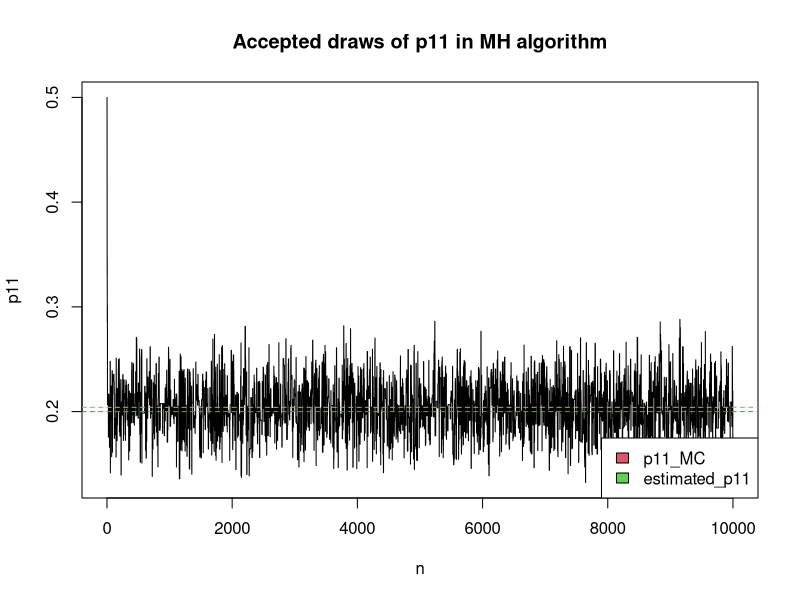
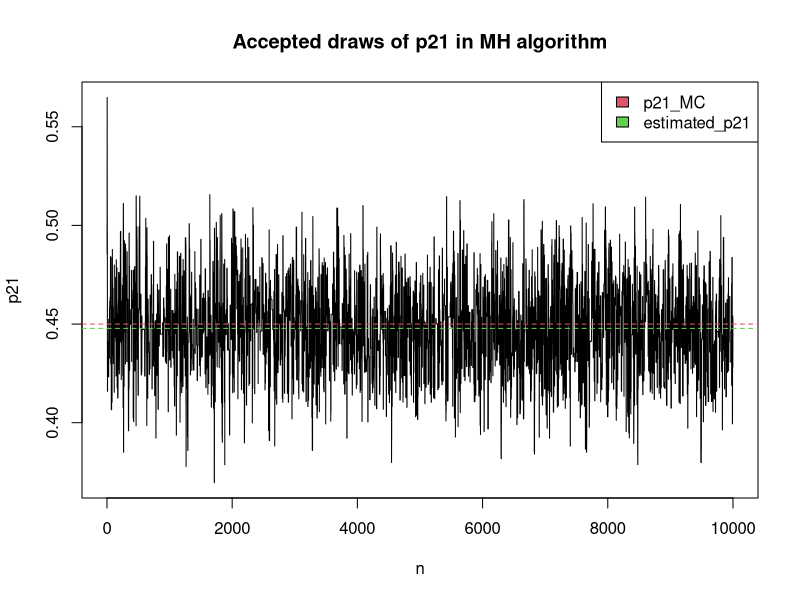
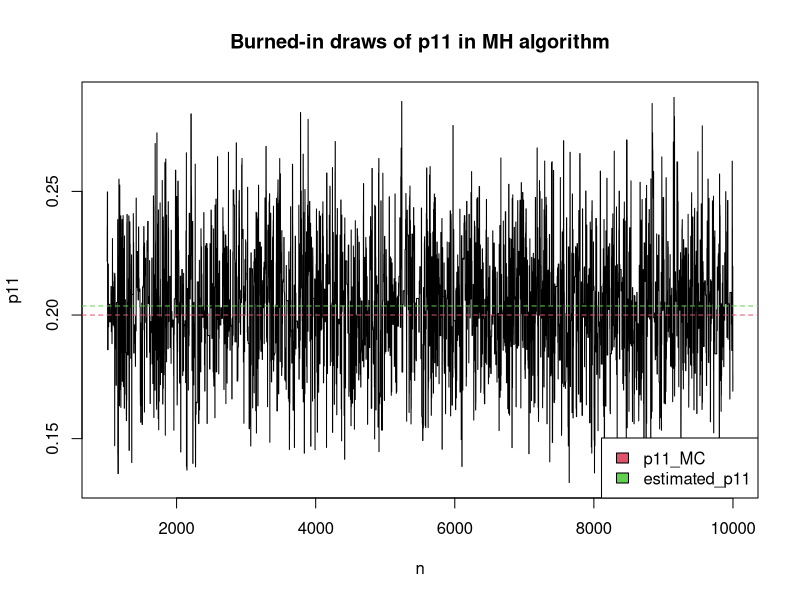
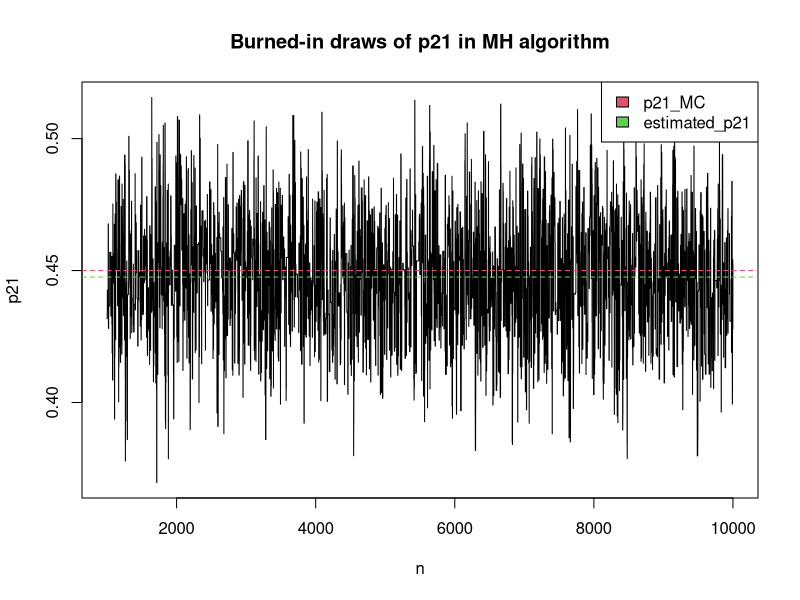
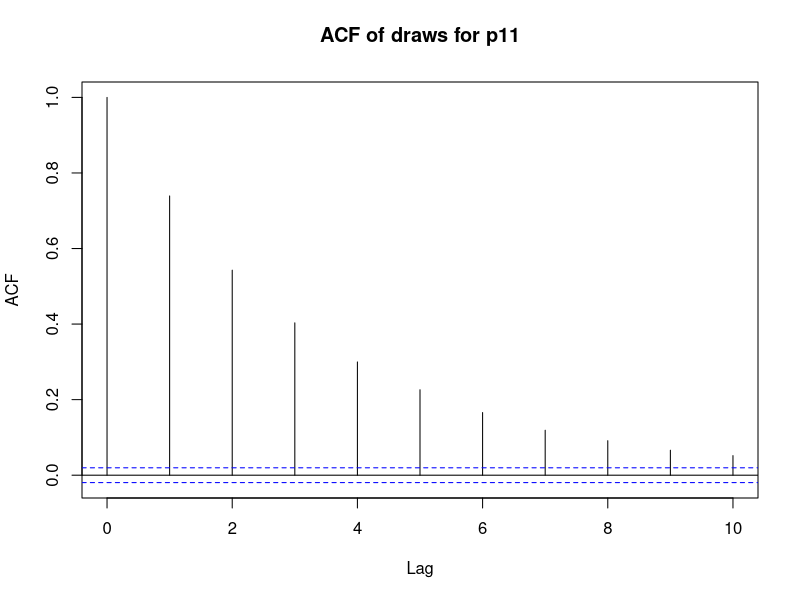
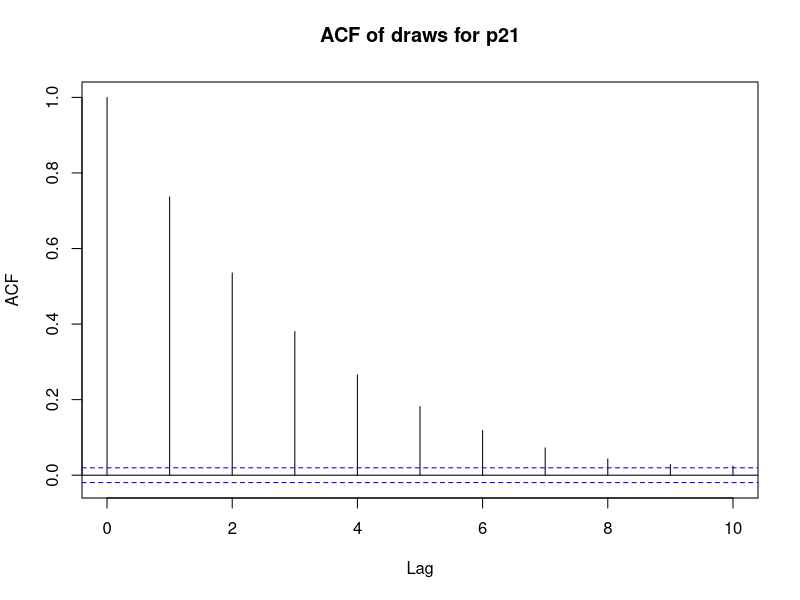
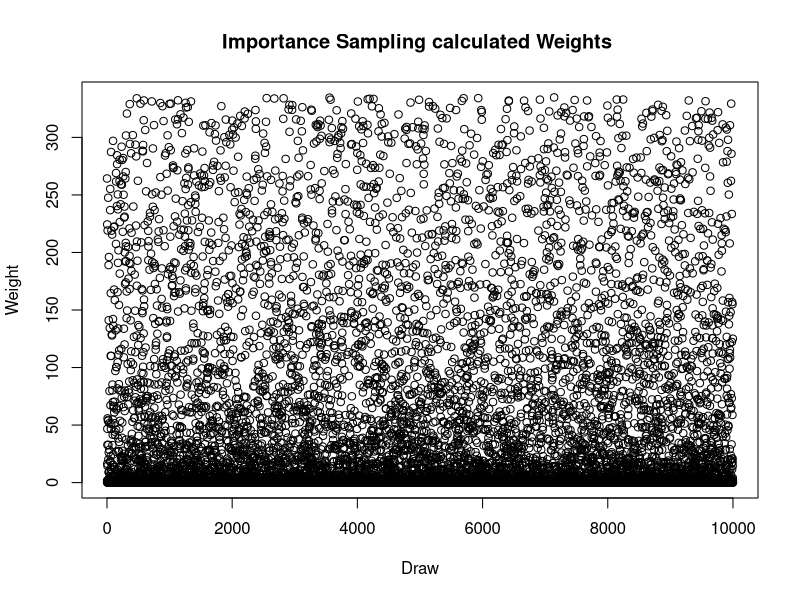
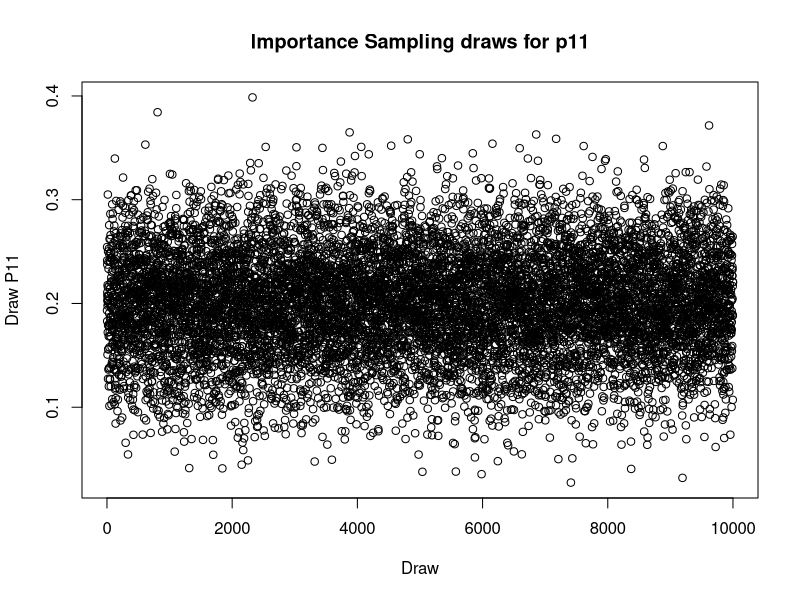

Reproduce these figures in R, in order.
#R code for Assignment EBS2043
#Authors:
#Rebecca Walter, Student Number: i6186657
#Meet Shah, Student Number: i6196781
#This code needs the addition of truncated normal from the R library.
library(truncnorm)

#My seed is set to 2097
set.seed(2097)

#Function to calculate steady state probabilities in a first order, 2 state Markov Chain
#Input:
#p11: Scalar, Probability of transitioning from State 1 to State 1
#P21: Scalar, Probability of transitioning from State 2 to State 1
#Output:
#Steady state probability of State 1 and 2.
steady_state_calculator <- function(p11,p21) {
  temp = 1 + (1-p11)/p21
  p1 = 1/temp
  p2 = 1- p1
  return(list(p1,p2))
}

#Function to Simulate a First order, 2 state Markov Chain
#Input: 
#p11: Scalar, Probability of transitioning from State 1 to State 1
#P21: Scalar, Probability of transitioning from State 2 to State 1
#Observations: Number of Observed States
#Output:
#Markov Chain: Array containing the sequence of States
#Scalar with an estimator for steady state probability of state 1
#Scalar with an estimator for steady state probability of state 2
#Assumption that State 1 is started at
sim_markov_chain <- function(p11, p21, observations=1000) {
  p1 = steady_state_calculator(p11,p21)[[1]]
  markov_chain = rep(0, observations)
  starter <- runif(1)
  markov_chain[1][starter <= p1] = 1
  markov_chain[1][starter >= p1] = 2
  count_1 = 0
  count_2 = 0
  draws = rep(0,observations)
  for (i in 2:observations) {
    draw <- runif(1)
    draws[i] = draw
    if (markov_chain[i-1] == 1) {
      markov_chain[i][draw <= p11] = 1
      markov_chain[i][draw > p11] = 2
      count_1 = count_1 + 1
    }
    else {
      markov_chain[i][draw <= p21] = 1
      markov_chain[i][draw > p21] = 2
      count_2 = count_2 + 1
    }
  }
  if (markov_chain[observations]== 1) {
    count_1 = count_1 + 1
  }
  else {
    count_2 =  count_2 + 1
  }
  return(list(markov_chain,count_1/observations,count_2/observations))
}

#Function which counts the number of times a particular transition has occurred.
#Input:
#Markov Chain: Vector containing sequence of states
#Output:
#List containing the number of times state transitions have occurred (Eg 1 to 2)
#And first state in chain
transition_counter <- function(markov_chain){
  count_11 = 0
  count_12 = 0
  count_21 = 0
  count_22 = 0
  for (k in 2:length(markov_chain)){
    count_11[markov_chain[k-1] == 1 & markov_chain[k] == 1] = count_11 + 1
    count_12[markov_chain[k-1] == 1 & markov_chain[k] == 2] = count_12 + 1
    count_21[markov_chain[k-1] == 2 & markov_chain[k] == 1] = count_21 + 1
    count_22[markov_chain[k-1] == 2 & markov_chain[k] == 2] = count_22 + 1
  }
  return(list(count_11,count_12,count_21,count_22,markov_chain[1]))
}

#Function which gives the log-likelihood of a particular markov chain.
#Input:
#p11: Scalar, Probability of transitioning from State 1 to State 1
#P21: Scalar, Probability of transitioning from State 2 to State 1
#Counts: List of the Count of the Number of State Transitions in the chain, and
#first state in the chain
#Output:
#Log-likelihood: Scalar, log likelihood of probabilities given sequence.
log_likelihood <- function(p11,p21, counts) {
  transition_likelihood = counts[[1]] * log(p11) + counts[[2]] * log(1-p11) + counts[[3]] * log(p21) + counts[[4]] * log(1-p21)
  first_state_likelihood = 0
  first_state_likelihood[counts[[5]]==1] = steady_state_calculator(p11,p21)[[1]]
  first_state_likelihood[counts[[5]]==2] = steady_state_calculator(p11,p21)[[2]]
  log_likelihood = log(first_state_likelihood) + transition_likelihood
  return (log_likelihood)
}

#Function which gives the target density (posterior density) of a particular markov chain.
#Input:
#p11: Scalar, Probability of transitioning from State 1 to State 1
#P21: Scalar, Probability of transitioning from State 2 to State 1
#Counts: List of the Count of the Number of State Transitions in the chain, and
#first state in the chain
#Output:
#target density: which is proportional to the likelihood times the prior 
#(one in our case because we use the uniform dist.)
target_density <- function(p11,p21,counts) {
  first_state_likelihood = 0
  first_state_likelihood[counts[[5]]==1] = steady_state_calculator(p11,p21)[[1]]
  first_state_likelihood[counts[[5]]==2] = steady_state_calculator(p11,p21)[[2]]
  transition_likelihood = p11 ^ counts[[1]] * (1-p11) ^ counts[[2]] * p21 ^counts[[3]] * (1-p21) ^ counts[[4]]
  prior_likelihood = dunif(p11) * dunif(p21)
  return(first_state_likelihood*transition_likelihood*prior_likelihood)
}

#Function which draws a tuple of candidates for the Metropolis-Hastings algorithm.
#Uses a truncated normal function, which is dependent on the previously accepted draw
#Input:
#p11_old: Scalar, Previously drawn p11
#p21_old: Scalar, Previously drawn p21
#Sigma: Scalar, Standard deviation of truncated normal distribution
#Output:
#A draw containing two new probabilities
mh_candidate_draw <- function(p11_old,p21_old,sigma) {
  p11_new <- rtruncnorm(1,0,1,p11_old,sigma)
  p21_new <- rtruncnorm(1,0,1,p21_old,sigma)
  return(c(p11_new,p21_new))
}

#Function which gives the candidate density for the Metropolis-Hastings algorithm
#Uses a truncated normal density, dependent on previous draw
#Input:
#p11_new, p21_new: scalars, newly drawn probabilities
#p11_old, p21_old: scalars, previously accepted probabilities
#sigma: Scalar, Standard Deviation of truncated normal distribution
#Output:
#Density of the new draw (Assuming independence)
mh_candidate_density<-function(p11_new,p21_new, p11_old, p21_old,sigma) {
  return(dtruncnorm(p11_new, 0,1, p11_old,sigma)*dtruncnorm(p21_new,0,1,p21_old,sigma))
}

#Function calculating acceptance probability for Metropolis Hastings algorithm
#Input:
#Current Draw of Probabilities, Previous draw of Probabilities, (-2) draw of Probabilities.
#Standard deviation of candidate distribution
#Number of Transition counts in Markov chain.
#Output:
#Acceptance Probability
#Logs used to provide numerical stability
#Ultimately could use log_likelihood function
#But that prevents generalization to other priors
mh_acc_prob <- function(p11_new,p21_new, p11_old,p21_old,p11_old2, p21_old2, counts,sigma) {
  new_prob_nom <- log(target_density(p11_new,p21_new,counts))
  new_prob_denom <- log(mh_candidate_density(p11_new,p21_new,p11_old,p21_old,sigma))
  old_prob_nom <- log(target_density(p11_old,p21_old,counts))
  old_prob_denom <- log(mh_candidate_density(p11_old,p21_old,p11_old2,p21_old2,sigma))
  a =exp(new_prob_nom - old_prob_nom + old_prob_denom -new_prob_denom)
  return(min(1,a))
}

#Function to run the Metropolis Hastings Algorithm using a Truncated Normal Candidate Distribution
#Input:
#Markov Chain sample,
#Number of draws/iterations to perform
#Standard deviation of Candidate Truncated Normal
#Output:
#List Containing Accepted/Repeated Draws in Metropolis Hastings and
#Number of Acceptances
mh_algorithm <- function(markovchain, n_sim,sigma){
  draws <- matrix(ncol = 2, nrow= n_sim)
  counts <- transition_counter(markovchain)
  counter = 0
  draws[1,] <- c(0.5,0.5)
  draws[2,] <- mh_candidate_draw(draws[1,1], draws[1,2], sigma) #First Draw
  for (i in 3:n_sim) {
    current_draw = mh_candidate_draw(draws[i-1,1], draws[i-1,2],sigma) #Draw a new candidate
    alpha = mh_acc_prob(current_draw[1], current_draw[2], draws[i-1,1], draws[i-1,2],draws[i-2,1], draws[i-2,2],counts,sigma)
    #Get acceptance probability
    if (runif(1) <= alpha) { 
      draws[i,] = current_draw
      counter = counter +1
    }
    else {
      draws[i,] = draws[i-1,]
    }
  }
return(list(draws,counter))
}

#Function to perform Importance Sampling Algorithm
#Input:
#Number of Draws to Take
#Markov Chain
#Standard Deviation of Truncated Normal
#Output:
#List containing estimate for Expected Value of P11, P21
#And Weights used to calculate them.
importance_sampling <- function (n, markov_chain,sigma) {
  counts <- transition_counter(markov_chain)
  
  p11_estimate <- counts[[1]]/(counts[[1]]+counts[[2]])
  p21_estimate <- counts[[3]]/(counts[[3]]+counts[[4]])
  draws_p11 <- rtruncnorm(n,0,1,p11_estimate,sigma)
  draws_p21 <- rtruncnorm(n,0,1,p21_estimate,sigma)
  
  #Uncomment the following two lines and comment the former two when trying to use beta distribution as sampler
  #draws_p11 <- rbeta(n, counts[[1]]/10, counts[[2]]/10)
  #draws_p21 <- rbeta(n, counts[[3]]/10, counts[[4]]/10)
  
  weights <- rep(0,n)
  for (i in 1:n) {
  weights[i] = target_density(draws_p11[i], draws_p21[i],counts)/ dtruncnorm(draws_p11[i],0,1,p11_estimate,sigma)/ dtruncnorm(draws_p21[i],0,1,p21_estimate,sigma)
  
  #Un-comment following line to see results using log_likelihood as target density and truncated normal as sampling density).
  #weights[i] = log_likelihood(draws_p11[i], draws_p21[i],counts) - log(dtruncnorm(draws_p11[i],0,1,p11_estimate,sigma)) -log(dtruncnorm(draws_p21[i],0,1,p21_estimate,sigma))
  
  #Un-comment followling line to see results using beta density as sampling density.
  #weights[i] = target_density(draws_p11[i], draws_p21[i],counts)/ dbeta(draws_p11[i],counts[[1]]/10, counts[[2]]/10)/ dbeta(draws_p21[i],counts[[3]]/10, counts[[4]]/10)
  }
  
  #Scaling to increase variance and range, comment next line when using log-likelihood
  weights = weights* 10^274
  
  p11 <- sum(weights*draws_p11)/sum(weights)
  p21 <- sum(weights*draws_p21)/sum(weights)
  return(list(p11,p21,weights, draws_p11, draws_p21))
}

#Simulate Markov Chain
p11 <- 0.2
p21 <- 0.45
output_sim_MC <- sim_markov_chain(p11,p21,1000)
markovchain <- output_sim_MC[[1]]
counts <- transition_counter(markovchain)
steady_states <- steady_state_calculator(p11, p21)


#Metropolis-Hastings 
n<-10000
metropolis_hastings <- mh_algorithm(markovchain, n, 0.05)
burn_in <- 1000
draws_p11 <- metropolis_hastings[[1]][burn_in:n,1] #Burnt-in
draws_p21 <- metropolis_hastings[[1]][burn_in:n,2] #Burnt-in
acceptance_rate <- metropolis_hastings[[2]]/n
rmse_mh <- (((mean(draws_p11) - p11)^2 + (mean(draws_p21) - p21)^2)/2)^0.5

#MH - plotting the draws of p11 and p21 from MH algorithm. 
#the red line giving the mean of the draws; the green line giving the initial p11 and p21 from the Markov Chain
plot(1:n,metropolis_hastings[[1]][,1], type= 'l', main="Accepted draws of p11 in MH algorithm", ylab="p11",xlab="n")
abline(h=p11,col=2,lty=2)
abline(h=mean(metropolis_hastings[[1]][,1]),col=3,lty=2)
legend("bottomright",c("p11_MC","estimated_p11"),fill=c(2 ,3))

plot(1:n,metropolis_hastings[[1]][,2], type= 'l', main="Accepted draws of p21 in MH algorithm", ylab="p21",xlab="n")
abline(h=p21,col=2,lty=2)
abline(h=mean(metropolis_hastings[[1]][,2]),col=3,lty=2)
legend("topright",c("p21_MC","estimated_p21"),fill=c(2 ,3))

#Plot of burned-in draws from p11 and p21 resulted from MH algorithm 
plot(burn_in:n,draws_p11, type= 'l', main="Burned-in draws of p11 in MH algorithm", ylab="p11",xlab="n")
abline(h=p11,col=2,lty=2)
abline(h=mean(draws_p11),col=3,lty=2)
legend("bottomright",c("p11_MC","estimated_p11"),fill=c(2 ,3))

plot(burn_in:n,draws_p21, type= 'l', main="Burned-in draws of p21 in MH algorithm", ylab="p21",xlab="n")
abline(h=p21,col=2,lty=2)
abline(h=mean(draws_p21),col=3,lty=2)
legend("topright",c("p21_MC","estimated_p21"),fill=c(2 ,3))

#Plot of the Autocorrelation between lags of draws from p11 and lags of draws from p21
acf(metropolis_hastings[[1]][,1],10, main =  "ACF of draws for p11")
acf(metropolis_hastings[[1]][,2],10, main =  "ACF of draws for p21")



#Importance Sampling
n_is <- 10000
sigma_IS = 0.05
output_IS <- importance_sampling(n_is,markovchain, sigma_IS)
plot(1:n_is, output_IS[[3]], main="Importance Sampling calculated Weights ", xlab='Draw', ylab = 'Weight')
plot(1:n_is, output_IS[[4]], main="Importance Sampling draws for p11", xlab='Draw', ylab = 'Draw P11')
plot(1:n_is, output_IS[[5]], main="Importance Sampling draws for p21", xlab='Draw', ylab = 'Draw P21')
rmse_is <- (((output_IS[[1]]-p11) ^2 + (output_IS[[2]]-p21) ^2)/2)^0.5

# running importance sampling for a different number of n.
# then we calculate the different p11 and p21 for that specific n.
n_draws <- seq(10,10000,length=50)
e_p11  <- rep(0,50)
e_p21  <- rep(0,50)
for(i in 1:50){
  etheta = importance_sampling(n_draws[i],markovchain,sigma_IS)
  e_p11[i] = etheta[[1]]
  e_p21[i] = etheta[[2]]
}

# plot of p11 for different number of obersavtions n.
plot(n_draws,e_p11,xlab='n',ylab=expression(E(P11)),type='l', ylim=c(p11-0.1, p11+0.1), main="Importance Sampling p11 for different n")
abline(h=p11,col=2,lty=2)

# plot of p21 for different number of observations n.
plot(n_draws,e_p21,xlab='n',ylab=expression(E(P21)),type='l', ylim=c(p21-0.1, p21+0.1), main="Importance Sampling p21 for different n")
abline(h=p21,col=2,lty=2)



{
cat('Markov Chain Simulated with Probabilities: P11=' , p11, 'and P21=', p21, fill=TRUE)
cat('Probability of state 1 ', output_sim_MC[[2]],'Probability of state 2' , output_sim_MC[[3]], fill = TRUE)  
cat('Transitions from 1-1:', counts[[1]],'Transitions from 1-2:' , counts[[2]], fill = TRUE)
cat('Transitions from 2-1:' , counts[[3]],  'Transitions from 2-2:' , counts[[4]], fill= TRUE)
cat('steady state probabilitly state 1:' , steady_states[[1]] , fill= TRUE) 
cat('steady state probabilitly state 2:' , steady_states[[2]] , fill= TRUE) 
cat('\nFOR METROPOLIS HASTINGS ALGORITHM:', fill = TRUE)
cat('Number of Simulations:', n, fill = TRUE)
cat('Acceptance Rate:', acceptance_rate, fill= TRUE)
cat("Number of Burned-in draws:", 1000, fill=TRUE)
cat('Estimated P11 Mean:', mean(draws_p11), fill = TRUE)
cat('Estimated P11 Standard Deviation:', sd(draws_p11), fill = TRUE)
cat('Estimated P21 Mean:', mean(draws_p21), fill = TRUE)
cat('Estimated P21 Standard Deviation:', sd(draws_p21), fill = TRUE)
cat('Root Mean squared error:', rmse_mh, fill = TRUE)
cat('View plots for pre and post-burn in draws and autocorrelation function', fill = TRUE)
cat('\nFOR IMPORTANCE SAMPLING ALGORITHM with', n_is, 'draws', fill = TRUE)
cat('Estimated P11 Mean:', output_IS[[1]], fill = TRUE)
cat('Estimated P21 Mean:', output_IS[[2]], fill = TRUE)
cat('Root Mean Squared Error:', rmse_is, fill=TRUE)
cat('Check Plots for weights and draws and different mean estimates with different number of draws', fill = TRUE)
}
